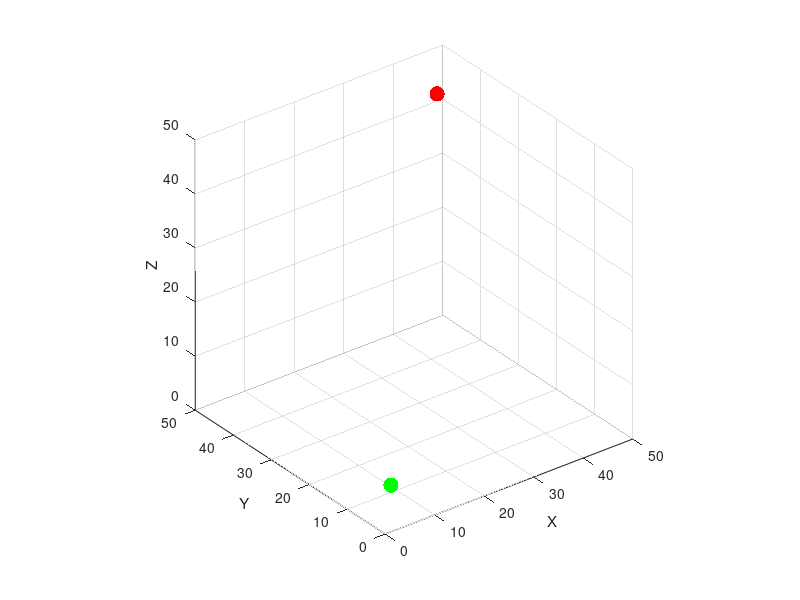

The MATLAB script that drew this image: (Note: this script raises an error after producing the figure.)
clear; clc; close all;

%% ================= MAP =================
map.x = [0 50];
map.y = [0 50];
map.z = [0 50];

start = [5 5 5];
goal  = [45 45 45];

step_size   = 1.0;
goal_thresh = 2.0;
goal_bias   = 0.3;
max_iter    = 2500;
gamma_rrt   = 10;

%% ================= OBSTACLES =================
obstacles = [
    10 18 10 18   0 12;
    22 30 22 30   0 45;
    35 43  8 18   0 35;
    15 25 32 42   0 30;
    20 30  5 45  20 30;
];

%% ================= FIGURE =================
figure; hold on; grid on; axis equal;
xlim(map.x); ylim(map.y); zlim(map.z);
xlabel('X'); ylabel('Y'); zlabel('Z');
view(3);

scatter3(start(1),start(2),start(3),120,'g','filled');
scatter3(goal(1),goal(2),goal(3),120,'r','filled');
draw_obstacles(obstacles);

%% ================= TREE INIT =================
tree(1).pos = start;
tree(1).parent = 0;
tree(1).cost = 0;
node_count = 1;

best_goal_cost = inf;
best_goal_idx  = -1;

%% ================= RRT* =================
for iter = 1:max_iter

    % Sample
    if rand < goal_bias
        q_rand = goal;
    else
        q_rand = [ ...
            rand_range(map.x), ...
            rand_range(map.y), ...
            rand_range(map.z) ];
    end

    % Nearest
    idx_near = nearest_node(tree, node_count, q_rand);
    q_near = tree(idx_near).pos;

    % Steer
    dir = q_rand - q_near;
    if norm(dir) == 0
        continue;
    end
    q_new = q_near + step_size * dir / norm(dir);

    if collision_segment(q_near, q_new, obstacles)
        continue;
    end

    % Neighborhood
    r = min(gamma_rrt * (log(node_count)/node_count)^(1/3), step_size*5);
    near_ids = near_nodes(tree, node_count, q_new, r);

    % Best parent
    min_cost = tree(idx_near).cost + norm(q_new - q_near);
    best_parent = idx_near;

    for i = near_ids
        c = tree(i).cost + norm(q_new - tree(i).pos);
        if c < min_cost && ~collision_segment(tree(i).pos, q_new, obstacles)
            min_cost = c;
            best_parent = i;
        end
    end

    % Add node
    node_count = node_count + 1;
    tree(node_count).pos = q_new;
    tree(node_count).parent = best_parent;
    tree(node_count).cost = min_cost;

    plot3([tree(best_parent).pos(1) q_new(1)], ...
          [tree(best_parent).pos(2) q_new(2)], ...
          [tree(best_parent).pos(3) q_new(3)], 'b');

    % Rewire
    for i = near_ids
        new_cost = tree(node_count).cost + norm(tree(i).pos - q_new);
        if new_cost < tree(i).cost && ...
           ~collision_segment(tree(i).pos, q_new, obstacles)
            tree(i).parent = node_count;
            tree(i).cost = new_cost;
        end
    end

    % Goal check
    if norm(q_new - goal) < goal_thresh && ...
       ~collision_segment(q_new, goal, obstacles)

        total_cost = tree(node_count).cost + norm(q_new - goal);
        if total_cost < best_goal_cost
            best_goal_cost = total_cost;
            best_goal_idx  = node_count;
        end
    end
end

%% ================= PATH EXTRACTION =================
path = goal;
idx = best_goal_idx;
while idx ~= 0
    path = [tree(idx).pos; path];
    idx = tree(idx).parent;
end

plot3(path(:,1),path(:,2),path(:,3),'m','LineWidth',3);

%% ================= SMOOTHING =================
smooth = shortcut_smoothing(path, obstacles, 600);
plot3(smooth(:,1), smooth(:,2), smooth(:,3), 'k', 'LineWidth', 4);

%% ================= PX4 WAYPOINTS =================
waypoints = downsample_path(smooth, 2.0);
waypoints(:,3) = smoothdata(waypoints(:,3),'movmean',3);

plot3(waypoints(:,1),waypoints(:,2),waypoints(:,3), ...
      'ko','MarkerSize',6,'LineWidth',2);

export_px4_waypoints(waypoints, 'rrt_star_px4.waypoints');

title('RRT* → Smoothed → PX4 Waypoints');

%% ================= FUNCTIONS =================
function r = rand_range(b)
    r = b(1) + rand * (b(2) - b(1));
end

function idx = nearest_node(tree, n, q)
    dmin = inf; idx = 1;
    for k = 1:n
        d = norm(tree(k).pos - q);
        if d < dmin
            dmin = d; idx = k;
        end
    end
end

function ids = near_nodes(tree, n, q, r)
    ids = [];
    for k = 1:n
        if norm(tree(k).pos - q) <= r
            ids(end+1) = k; %#ok<AGROW>
        end
    end
end

function hit = collision_segment(p1, p2, obs)
    hit = false;
    for i = 1:size(obs,1)
        if segment_box_intersect(p1, p2, obs(i,:))
            hit = true; return;
        end
    end
end

function inside = segment_box_intersect(p1, p2, box)
    inside = false;
    for t = linspace(0,1,40)
        p = p1 + t*(p2-p1);
        if p(1)>=box(1) && p(1)<=box(2) && ...
           p(2)>=box(3) && p(2)<=box(4) && ...
           p(3)>=box(5) && p(3)<=box(6)
            inside = true; return;
        end
    end
end

function smooth_path = shortcut_smoothing(path, obstacles, max_iter)
    smooth_path = path;
    for k = 1:max_iter
        if size(smooth_path,1) <= 2, break; end
        i = randi([1 size(smooth_path,1)-1]);
        j = randi([i+1 size(smooth_path,1)]);
        if ~collision_segment(smooth_path(i,:), smooth_path(j,:), obstacles)
            smooth_path = [smooth_path(1:i,:); smooth_path(j:end,:)];
        end
    end
end

function wp = downsample_path(path, min_dist)
    wp = path(1,:);
    last = path(1,:);
    for i = 2:size(path,1)
        if norm(path(i,:) - last) >= min_dist
            wp = [wp; path(i,:)]; %#ok<AGROW>
            last = path(i,:);
        end
    end
    if norm(wp(end,:) - path(end,:)) > 1e-3
        wp = [wp; path(end,:)];
    end
end

function export_px4_waypoints(wp, filename)
    fid = fopen(filename,'w');
    fprintf(fid,'QGC WPL 110\n');
    for i = 1:size(wp,1)
        fprintf(fid,'%d\t0\t3\t16\t0\t0\t0\t0\t%.6f\t%.6f\t%.6f\t1\n', ...
            i-1, wp(i,1), wp(i,2), wp(i,3));
    end
    fclose(fid);
end

function draw_obstacles(obs)
    for i = 1:size(obs,1)
        b = obs(i,:);
        [X,Y,Z] = meshgrid([b(1) b(2)], [b(3) b(4)], [b(5) b(6)]);
        X = X(:); Y = Y(:); Z = Z(:);
        K = convhull(X,Y,Z);
        trisurf(K,X,Y,Z,'FaceAlpha',0.3,...
            'FaceColor',[0.8 0.2 0.2],'EdgeColor','none');
    end
end
